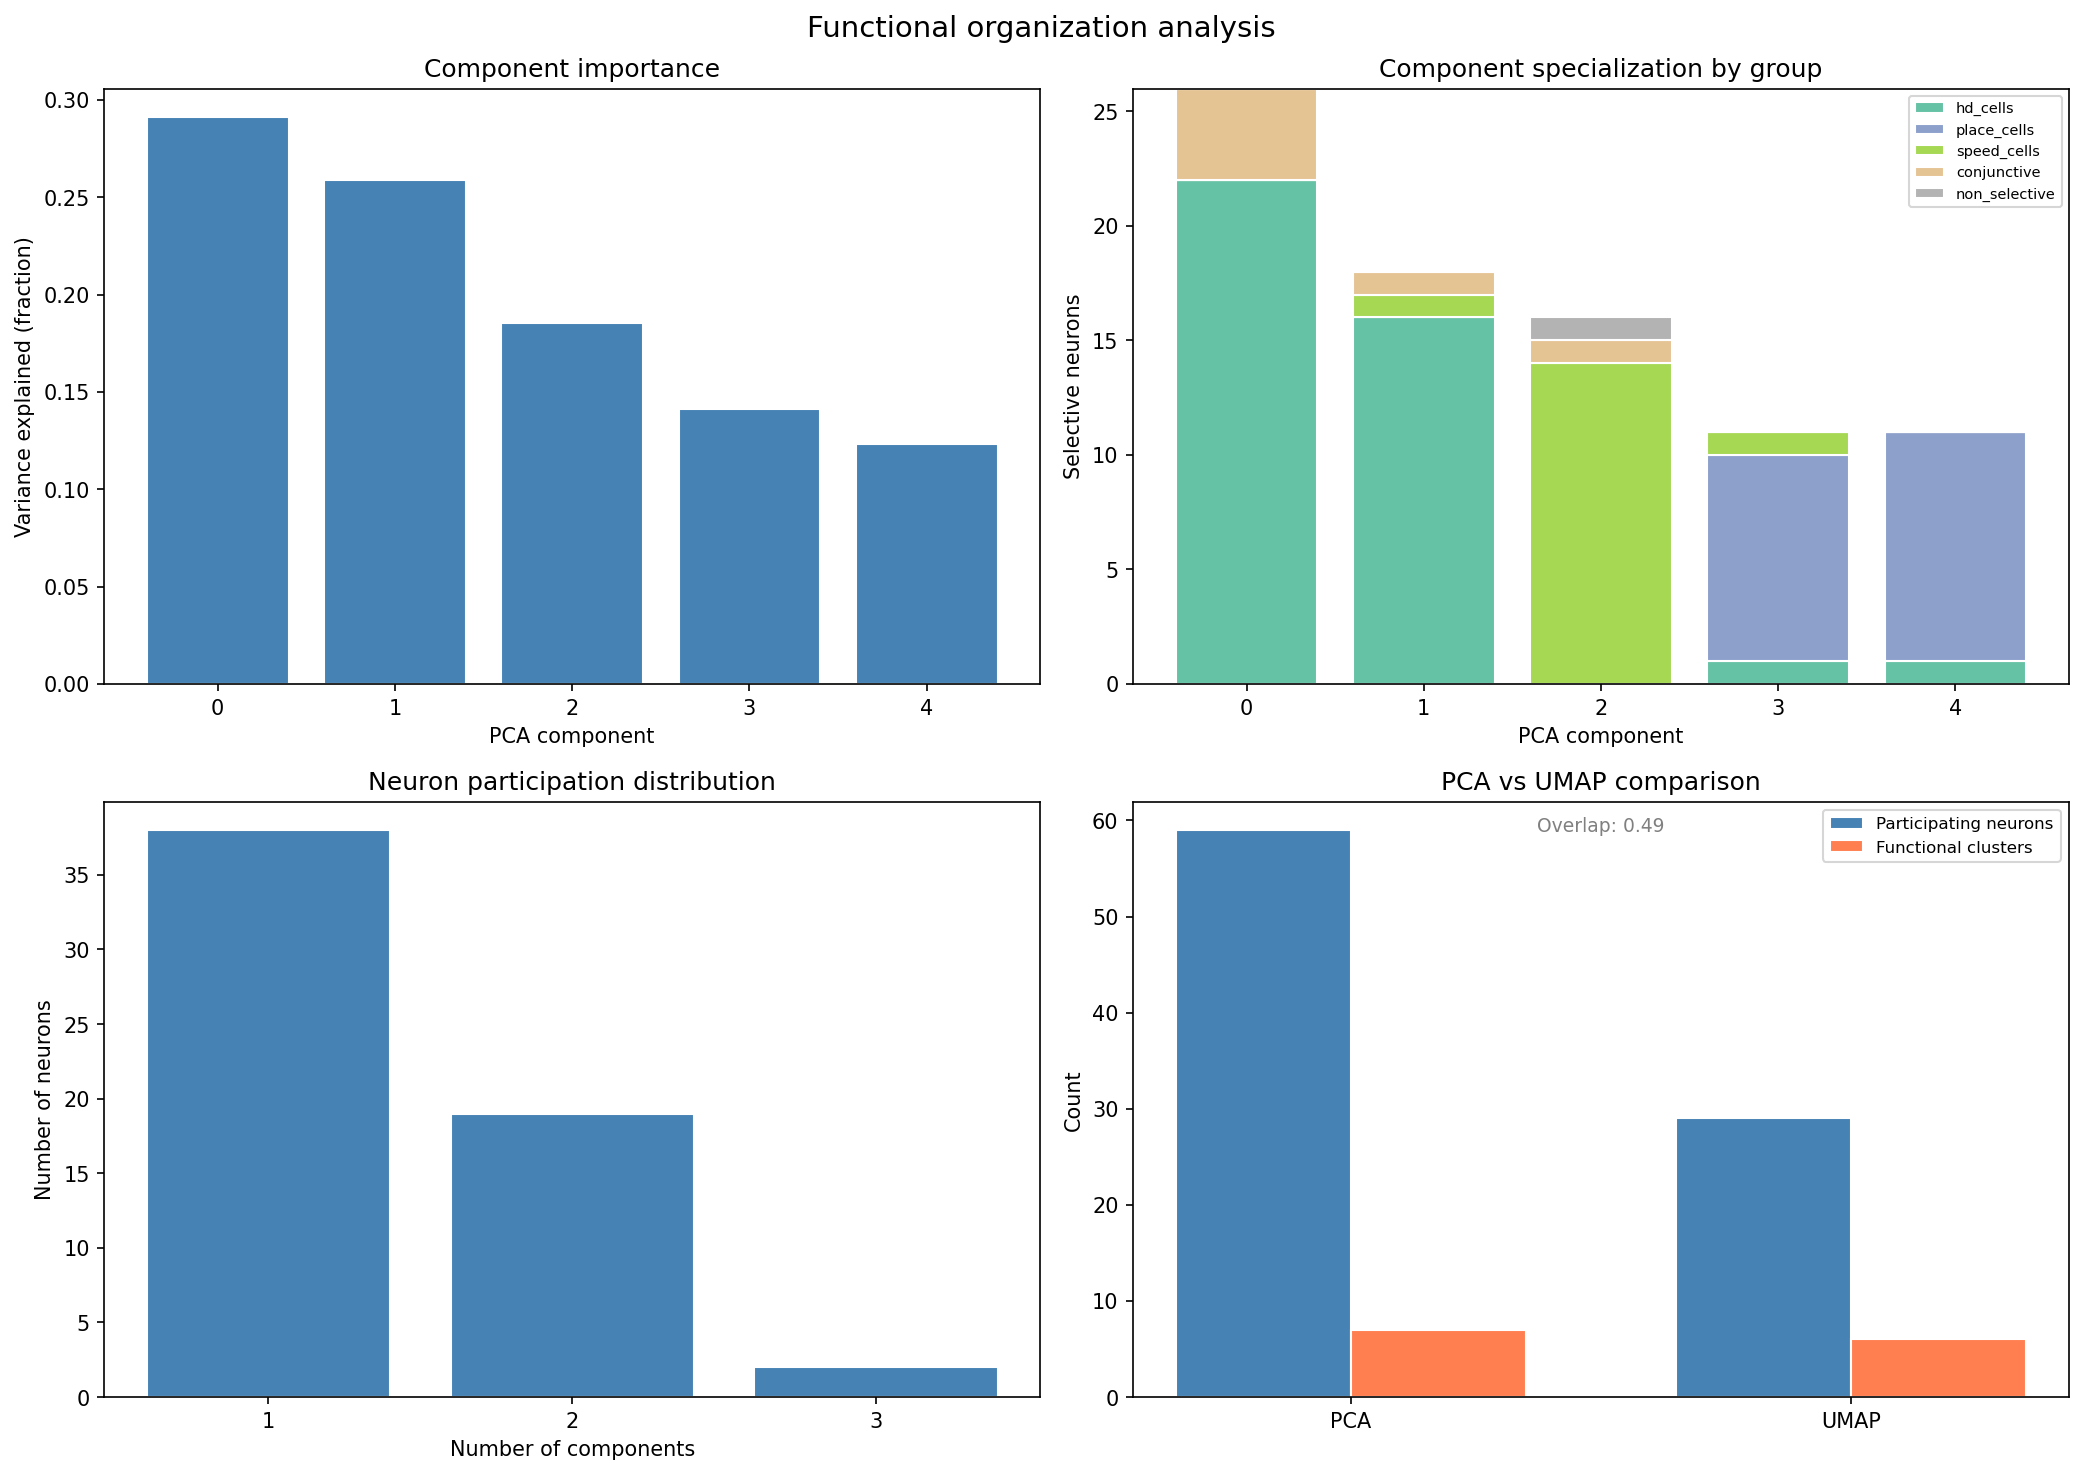

Source code (Python):
#!/usr/bin/env python
"""
Functional organization of neural manifolds
============================================

This example demonstrates how to analyze which neurons drive which
dimensions of a population manifold. It uses DRIADA's integration
module to bridge dimensionality reduction with INTENSE selectivity
analysis -- the reverse direction of the INTENSE->DR pipeline.

Key concepts:
1. Treat embedding components as features and run INTENSE on them
2. Discover functional clusters (neurons with similar manifold roles)
3. Compare functional organization across DR methods (PCA vs UMAP)

APIs demonstrated:
- compute_embedding_selectivity  -- INTENSE on embedding components
- get_functional_organization    -- cluster and participation analysis
- compare_embeddings             -- cross-method comparison
"""

import os
import argparse
import numpy as np
import matplotlib.pyplot as plt

from driada.experiment.synthetic import generate_tuned_selectivity_exp
from driada.intense import compute_embedding_selectivity
from driada.integration import get_functional_organization, compare_embeddings
from driada.utils.visual import DEFAULT_DPI, plot_embedding_comparison


def main(quick_test=False, enable_visualizations=True, seed=42):
    """Run the functional organization analysis.

    Parameters
    ----------
    quick_test : bool
        If True, use smaller parameters for faster execution.
    enable_visualizations : bool
        If True, create and save visualization plots.
    seed : int
        Random seed for reproducibility.
    """
    output_dir = os.path.dirname(os.path.abspath(__file__))

    print("=" * 65)
    print("Functional organization of neural manifolds")
    print("=" * 65)

    # ------------------------------------------------------------------
    # 1. Generate synthetic population
    # ------------------------------------------------------------------
    print("\n1. Generating synthetic population...")

    if quick_test:
        n_scale = 0.5
        duration = 300
        n_shuffles_1 = 50
        n_shuffles_2 = 1000
        n_pca_components = 4
    else:
        n_scale = 1.0
        duration = 600
        n_shuffles_1 = 100
        n_shuffles_2 = 5000
        n_pca_components = 5

    population = [
        {"name": "hd_cells", "count": int(25 * n_scale),
         "features": ["head_direction"]},
        {"name": "place_cells", "count": int(20 * n_scale),
         "features": ["position_2d"]},
        {"name": "speed_cells", "count": int(15 * n_scale),
         "features": ["speed"]},
        {"name": "conjunctive", "count": int(10 * n_scale),
         "features": ["head_direction", "speed"], "combination": "and"},
        {"name": "non_selective", "count": int(30 * n_scale),
         "features": []},
    ]

    exp = generate_tuned_selectivity_exp(
        population, duration=duration, fps=20, seed=seed, verbose=True
    )

    # Build ground truth group map: neuron_index -> group_name
    gt_groups = {}
    idx = 0
    for group in population:
        for _ in range(group["count"]):
            gt_groups[idx] = group["name"]
            idx += 1

    n_total = exp.n_cells
    print(f"  {n_total} neurons, {exp.n_frames} frames")
    for group in population:
        print(f"    {group['name']:20s}: {group['count']} neurons")

    # ------------------------------------------------------------------
    # 2. Create embeddings
    # ------------------------------------------------------------------
    print("\n2. Creating embeddings...")

    pca_emb = exp.create_embedding("pca", n_components=n_pca_components, ds=5)
    print(f"  PCA: {pca_emb.shape} (n_frames, n_components)")

    umap_emb = exp.create_embedding(
        "umap", n_components=3, n_neighbors=50, min_dist=0.8, random_state=seed, ds=5
    )
    print(f"  UMAP: {umap_emb.shape}")

    # ------------------------------------------------------------------
    # 3. Compute embedding selectivity
    # ------------------------------------------------------------------
    #
    # This is the core step: each embedding component is temporarily
    # added as a dynamic feature, and INTENSE tests whether each neuron's
    # activity is significantly related to that component.
    #
    print("\n3. Computing embedding selectivity (INTENSE on components)...")

    results = compute_embedding_selectivity(
        exp,
        embedding_methods=["pca", "umap"],
        mode="two_stage",
        n_shuffles_stage1=n_shuffles_1,
        n_shuffles_stage2=n_shuffles_2,
        find_optimal_delays=False,
        pval_thr=0.01,
        ds=5,
        verbose=True,
        seed=seed,
    )

    for method in ["pca", "umap"]:
        r = results[method]
        n_sig = len(r["significant_neurons"])
        print(f"\n  {method.upper()} summary:")
        print(f"    {n_sig}/{n_total} neurons significantly selective "
              f"({100 * n_sig / n_total:.0f}%)")
        for comp_idx in range(r["n_components"]):
            n_sel = len(r["component_selectivity"][comp_idx])
            if n_sel > 0:
                print(f"    component {comp_idx}: {n_sel} selective neurons")

    # ------------------------------------------------------------------
    # 4. Analyze functional organization (PCA)
    # ------------------------------------------------------------------
    print("\n4. Functional organization (PCA)...")

    org = get_functional_organization(
        exp, "pca", intense_results=results["pca"]["intense_results"]
    )

    # Component importance
    print("\n  Component importance (variance explained):")
    for i, imp in enumerate(org["component_importance"]):
        print(f"    component {i}: {imp:.3f}")

    # Component specialization
    print(f"\n  Participating neurons: {org['n_participating_neurons']}/{n_total}")
    print(f"  Mean components per neuron: {org['mean_components_per_neuron']:.2f}")

    print("\n  Component specialization:")
    for comp_idx, spec in org["component_specialization"].items():
        n_sel = spec["n_selective_neurons"]
        rate = spec["selectivity_rate"]
        if n_sel > 0:
            # Cross-reference with ground truth groups
            group_counts = {}
            for nid in spec["selective_neurons"]:
                g = gt_groups.get(nid, "unknown")
                group_counts[g] = group_counts.get(g, 0) + 1
            groups_str = ", ".join(f"{g}={c}" for g, c in sorted(group_counts.items()))
            print(f"    component {comp_idx}: {n_sel} neurons ({rate:.0%}) -- {groups_str}")

    # Functional clusters
    print(f"\n  Functional clusters: {len(org['functional_clusters'])}")
    for i, cluster in enumerate(org["functional_clusters"]):
        comps = cluster["components"]
        size = cluster["size"]
        # What ground truth groups are in this cluster?
        group_counts = {}
        for nid in cluster["neurons"]:
            g = gt_groups.get(nid, "unknown")
            group_counts[g] = group_counts.get(g, 0) + 1
        groups_str = ", ".join(f"{g}={c}" for g, c in sorted(group_counts.items()))
        print(f"    cluster {i}: components {comps}, {size} neurons -- {groups_str}")

    # ------------------------------------------------------------------
    # 5. Compare PCA vs UMAP organization
    # ------------------------------------------------------------------
    print("\n5. Comparing PCA vs UMAP functional organization...")

    intense_dict = {
        m: results[m]["intense_results"] for m in ["pca", "umap"]
    }
    comparison = compare_embeddings(
        exp, ["pca", "umap"], intense_results_dict=intense_dict
    )

    for method in comparison["methods"]:
        n_part = comparison["n_participating_neurons"][method]
        mean_comp = comparison["mean_components_per_neuron"][method]
        n_clust = comparison["n_functional_clusters"][method]
        print(f"  {method.upper():6s}: {n_part} participating neurons, "
              f"{mean_comp:.2f} mean components, {n_clust} clusters")

    if "participation_overlap" in comparison:
        for pair, overlap in comparison["participation_overlap"].items():
            print(f"  Participation overlap ({pair}): {overlap:.2f}")

    # ------------------------------------------------------------------
    # 6. Visualize
    # ------------------------------------------------------------------
    if enable_visualizations:
        print("\n6. Creating visualization...")

        fig, axes = plt.subplots(2, 2, figsize=(14, 10))
        fig.suptitle("Functional organization analysis", fontsize=14)

        # (a) Component importance
        ax = axes[0, 0]
        comp_imp = org["component_importance"]
        ax.bar(range(len(comp_imp)), comp_imp, color="steelblue", edgecolor="white")
        ax.set_xlabel("PCA component")
        ax.set_ylabel("Variance explained (fraction)")
        ax.set_title("Component importance")
        ax.set_xticks(range(len(comp_imp)))

        # (b) Component specialization by neuron group
        ax = axes[0, 1]
        group_names = [g["name"] for g in population]
        group_colors = plt.cm.Set2(np.linspace(0, 1, len(group_names)))
        color_map = dict(zip(group_names, group_colors))

        comp_indices = sorted(org["component_specialization"].keys())
        bottom = np.zeros(len(comp_indices))
        for gname in group_names:
            counts = []
            for comp_idx in comp_indices:
                spec = org["component_specialization"][comp_idx]
                c = sum(1 for nid in spec["selective_neurons"]
                        if gt_groups.get(nid) == gname)
                counts.append(c)
            ax.bar(comp_indices, counts, bottom=bottom,
                   label=gname, color=color_map[gname], edgecolor="white")
            bottom += counts
        ax.set_xlabel("PCA component")
        ax.set_ylabel("Selective neurons")
        ax.set_title("Component specialization by group")
        ax.legend(fontsize=7, loc="upper right")
        ax.set_xticks(comp_indices)

        # (c) Neuron participation histogram
        ax = axes[1, 0]
        participation = org.get("neuron_participation", {})
        if participation:
            n_comps_per_neuron = [len(comps) for comps in participation.values()]
            max_comps = max(n_comps_per_neuron) if n_comps_per_neuron else 1
            bins = np.arange(0.5, max_comps + 1.5, 1)
            ax.hist(n_comps_per_neuron, bins=bins, color="steelblue",
                    edgecolor="white", rwidth=0.8)
            ax.set_xlabel("Number of components")
            ax.set_ylabel("Number of neurons")
            ax.set_title("Neuron participation distribution")
            ax.set_xticks(range(1, max_comps + 1))
        else:
            ax.text(0.5, 0.5, "No participating neurons",
                    ha="center", va="center", transform=ax.transAxes)
            ax.set_title("Neuron participation distribution")

        # (d) PCA vs UMAP: participating neurons per method
        ax = axes[1, 1]
        methods = comparison["methods"]
        n_parts = [comparison["n_participating_neurons"][m] for m in methods]
        n_clusts = [comparison["n_functional_clusters"][m] for m in methods]
        x = np.arange(len(methods))
        w = 0.35
        ax.bar(x - w / 2, n_parts, w, label="Participating neurons",
               color="steelblue", edgecolor="white")
        ax.bar(x + w / 2, n_clusts, w, label="Functional clusters",
               color="coral", edgecolor="white")
        ax.set_xticks(x)
        ax.set_xticklabels([m.upper() for m in methods])
        ax.set_ylabel("Count")
        ax.set_title("PCA vs UMAP comparison")
        ax.legend(fontsize=8)

        if "participation_overlap" in comparison:
            for pair, overlap in comparison["participation_overlap"].items():
                ax.annotate(f"Overlap: {overlap:.2f}",
                            xy=(0.5, 0.95), xycoords="axes fraction",
                            ha="center", fontsize=9, color="gray")

        plt.tight_layout()
        save_path = os.path.join(output_dir, "functional_organization.png")
        plt.savefig(save_path, dpi=DEFAULT_DPI, bbox_inches="tight")
        print(f"  Saved: {save_path}")
        plt.close()

        # Embedding scatter plots colored by behavioral features
        ds_emb = 5  # must match ds used in create_embedding
        hd = exp.dynamic_features["head_direction"].data[::ds_emb]
        spd = exp.dynamic_features["speed"].data[::ds_emb]

        plot_embedding_comparison(
            embeddings={"PCA": pca_emb[:, :2], "UMAP": umap_emb[:, :2]},
            features={"head_direction": hd, "speed": spd},
            with_trajectory=False,
            compute_metrics=False,
            scatter_size=8,
            save_path=os.path.join(output_dir, "embedding_comparison.png"),
        )
        print(f"  Saved: {os.path.join(output_dir, 'embedding_comparison.png')}")

    # ------------------------------------------------------------------
    # Done
    # ------------------------------------------------------------------
    print("\n" + "=" * 65)
    print("[OK] Functional organization analysis complete")
    print("=" * 65)

    return exp, results, org, comparison


if __name__ == "__main__":
    parser = argparse.ArgumentParser(
        description="Functional organization of neural manifolds"
    )
    parser.add_argument(
        "--quick", action="store_true",
        help="Run quick test with reduced parameters"
    )
    parser.add_argument(
        "--no-viz", action="store_true",
        help="Disable visualization generation"
    )
    parser.add_argument(
        "--seed", type=int, default=42,
        help="Random seed (default: 42)"
    )

    args = parser.parse_args()
    main(
        quick_test=args.quick,
        enable_visualizations=not args.no_viz,
        seed=args.seed,
    )
